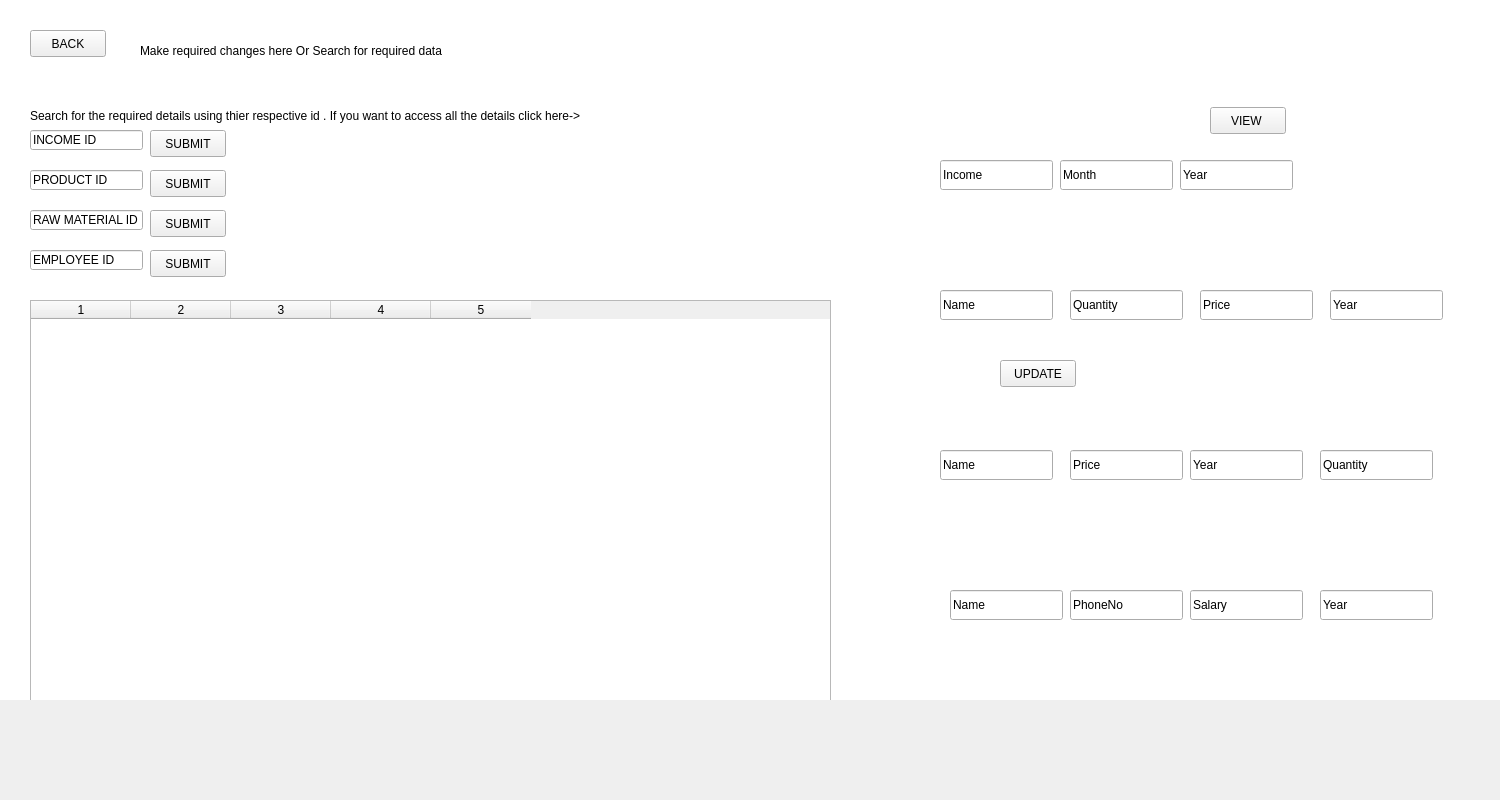
<?xml version="1.0" encoding="UTF-8"?>
<ui version="4.0">
 <class>Form</class>
 <widget class="QWidget" name="Form">
  <property name="geometry">
   <rect>
    <x>0</x>
    <y>0</y>
    <width>1500</width>
    <height>800</height>
   </rect>
  </property>
  <property name="windowTitle">
   <string>Form</string>
  </property>
  <widget class="QFrame" name="frame">
   <property name="geometry">
    <rect>
     <x>0</x>
     <y>0</y>
     <width>1501</width>
     <height>700</height>
    </rect>
   </property>
   <property name="frameShape">
    <enum>QFrame::StyledPanel</enum>
   </property>
   <property name="frameShadow">
    <enum>QFrame::Raised</enum>
   </property>
   <widget class="QLabel" name="bg">
    <property name="geometry">
     <rect>
      <x>0</x>
      <y>0</y>
      <width>1500</width>
      <height>800</height>
     </rect>
    </property>
    <property name="styleSheet">
     <string notr="true">
background-color: rgb(255, 255, 255);</string>
    </property>
    <property name="text">
     <string/>
    </property>
   </widget>
   <widget class="QLineEdit" name="insearch">
    <property name="geometry">
     <rect>
      <x>30</x>
      <y>130</y>
      <width>113</width>
      <height>20</height>
     </rect>
    </property>
    <property name="styleSheet">
     <string notr="true">border-bottom-color: rgb(0, 0, 0);</string>
    </property>
    <property name="text">
     <string>INCOME ID</string>
    </property>
   </widget>
   <widget class="QLineEdit" name="prodsearch">
    <property name="geometry">
     <rect>
      <x>30</x>
      <y>170</y>
      <width>113</width>
      <height>20</height>
     </rect>
    </property>
    <property name="text">
     <string>PRODUCT ID</string>
    </property>
   </widget>
   <widget class="QLineEdit" name="rawsearch">
    <property name="geometry">
     <rect>
      <x>30</x>
      <y>210</y>
      <width>113</width>
      <height>20</height>
     </rect>
    </property>
    <property name="text">
     <string>RAW MATERIAL ID</string>
    </property>
   </widget>
   <widget class="QLineEdit" name="empsearch">
    <property name="geometry">
     <rect>
      <x>30</x>
      <y>250</y>
      <width>113</width>
      <height>20</height>
     </rect>
    </property>
    <property name="text">
     <string>EMPLOYEE ID</string>
    </property>
   </widget>
   <widget class="QLabel" name="bg1l">
    <property name="geometry">
     <rect>
      <x>380</x>
      <y>10</y>
      <width>1501</width>
      <height>800</height>
     </rect>
    </property>
    <property name="styleSheet">
     <string notr="true">border-image: url(update.jpg);</string>
    </property>
    <property name="text">
     <string/>
    </property>
   </widget>
   <widget class="QLabel" name="maintitle">
    <property name="geometry">
     <rect>
      <x>140</x>
      <y>10</y>
      <width>631</width>
      <height>81</height>
     </rect>
    </property>
    <property name="styleSheet">
     <string notr="true">font: 20pt &quot;Algerian&quot;;</string>
    </property>
    <property name="text">
     <string>Make required changes here Or Search for required data</string>
    </property>
   </widget>
   <widget class="QTableWidget" name="tables">
    <property name="geometry">
     <rect>
      <x>30</x>
      <y>300</y>
      <width>801</width>
      <height>501</height>
     </rect>
    </property>
    <column>
     <property name="text">
      <string>1</string>
     </property>
    </column>
    <column>
     <property name="text">
      <string>2</string>
     </property>
    </column>
    <column>
     <property name="text">
      <string>3</string>
     </property>
    </column>
    <column>
     <property name="text">
      <string>4</string>
     </property>
    </column>
    <column>
     <property name="text">
      <string>5</string>
     </property>
    </column>
   </widget>
   <widget class="QLabel" name="subtitle">
    <property name="geometry">
     <rect>
      <x>30</x>
      <y>100</y>
      <width>1331</width>
      <height>31</height>
     </rect>
    </property>
    <property name="styleSheet">
     <string notr="true">font: 10pt &quot;Algerian&quot;;</string>
    </property>
    <property name="text">
     <string>Search for the required details using thier respective id . If you want to access all the details click here-&gt; </string>
    </property>
   </widget>
   
   <widget class="QPushButton" name="back">
    <property name="geometry">
     <rect>
      <x>30</x>
      <y>30</y>
      <width>76</width>
      <height>27</height>
     </rect>
    </property>
    <property name="text">
     <string>BACK</string>
    </property>
   </widget>
   <widget class="QPushButton" name="view">
    <property name="geometry">
     <rect>
      <x>1210</x>
      <y>107</y>
      <width>76</width>
      <height>27</height>
     </rect>
    </property>
    <property name="text">
     <string>VIEW </string>
    </property>
   </widget>
   <widget class="QLineEdit" name="in">
    <property name="geometry">
     <rect>
      <x>940</x>
      <y>160</y>
      <width>113</width>
      <height>30</height>
     </rect>
    </property>
    <property name="text">
     <string>Income</string>
    </property>
   </widget>
   <widget class="QLineEdit" name="inmnth">
    <property name="geometry">
     <rect>
      <x>1060</x>
      <y>160</y>
      <width>113</width>
      <height>30</height>
     </rect>
    </property>
    <property name="text">
     <string>Month</string>
    </property>
   </widget>
   <widget class="QLineEdit" name="inyr">
    <property name="geometry">
     <rect>
      <x>1180</x>
      <y>160</y>
      <width>113</width>
      <height>30</height>
     </rect>
    </property>
    <property name="text">
     <string>Year</string>
    </property>
   </widget>
   <widget class="QLineEdit" name="prodname">
    <property name="geometry">
     <rect>
      <x>940</x>
      <y>290</y>
      <width>113</width>
      <height>30</height>
     </rect>
    </property>
    <property name="text">
     <string>Name</string>
    </property>
   </widget>
   <widget class="QLineEdit" name="prodquan">
    <property name="geometry">
     <rect>
      <x>1070</x>
      <y>290</y>
      <width>113</width>
      <height>30</height>
     </rect>
    </property>
    <property name="text">
     <string>Quantity</string>
    </property>
   </widget>
   <widget class="QLineEdit" name="prodprice">
    <property name="geometry">
     <rect>
      <x>1200</x>
      <y>290</y>
      <width>113</width>
      <height>30</height>
     </rect>
    </property>
    <property name="text">
     <string>Price</string>
    </property>
   </widget>
   <widget class="QLineEdit" name="prodyr">
    <property name="geometry">
     <rect>
      <x>1330</x>
      <y>290</y>
      <width>113</width>
      <height>30</height>
     </rect>
    </property>
    <property name="text">
     <string>Year</string>
    </property>
   </widget>
   <widget class="QLineEdit" name="rawname">
    <property name="geometry">
     <rect>
      <x>940</x>
      <y>450</y>
      <width>113</width>
      <height>30</height>
     </rect>
    </property>
    <property name="text">
     <string>Name</string>
    </property>
   </widget>
   <widget class="QLineEdit" name="rawprice">
    <property name="geometry">
     <rect>
      <x>1070</x>
      <y>450</y>
      <width>113</width>
      <height>30</height>
     </rect>
    </property>
    <property name="text">
     <string>Price</string>
    </property>
   </widget>
   <widget class="QLineEdit" name="rawyr">
    <property name="geometry">
     <rect>
      <x>1190</x>
      <y>450</y>
      <width>113</width>
      <height>30</height>
     </rect>
    </property>
    <property name="text">
     <string>Year</string>
    </property>
   </widget>
   <widget class="QLineEdit" name="rawquan">
    <property name="geometry">
     <rect>
      <x>1320</x>
      <y>450</y>
      <width>113</width>
      <height>30</height>
     </rect>
    </property>
    <property name="text">
     <string>Quantity</string>
    </property>
   </widget>
   <widget class="QLineEdit" name="empname">
    <property name="geometry">
     <rect>
      <x>950</x>
      <y>590</y>
      <width>113</width>
      <height>30</height>
     </rect>
    </property>
    <property name="text">
     <string>Name</string>
    </property>
   </widget>
   <widget class="QLineEdit" name="empph">
    <property name="geometry">
     <rect>
      <x>1070</x>
      <y>590</y>
      <width>113</width>
      <height>30</height>
     </rect>
    </property>
    <property name="text">
     <string>PhoneNo</string>
    </property>
   </widget>
   <widget class="QLineEdit" name="empsal">
    <property name="geometry">
     <rect>
      <x>1190</x>
      <y>590</y>
      <width>113</width>
      <height>30</height>
     </rect>
    </property>
    <property name="text">
     <string>Salary</string>
    </property>
   </widget>
   <widget class="QLineEdit" name="empyr">
    <property name="geometry">
     <rect>
      <x>1320</x>
      <y>590</y>
      <width>113</width>
      <height>30</height>
     </rect>
    </property>
    <property name="text">
     <string>Year</string>
    </property>
   </widget>
   <widget class="QPushButton" name="rawsub">
    <property name="geometry">
     <rect>
      <x>150</x>
      <y>210</y>
      <width>76</width>
      <height>27</height>
     </rect>
    </property>
    <property name="text">
     <string>SUBMIT</string>
    </property>
   </widget>
   <widget class="QPushButton" name="prodsub">
    <property name="geometry">
     <rect>
      <x>150</x>
      <y>170</y>
      <width>76</width>
      <height>27</height>
     </rect>
    </property>
    <property name="text">
     <string>SUBMIT</string>
    </property>
   </widget>
   <widget class="QPushButton" name="insub">
    <property name="geometry">
     <rect>
      <x>150</x>
      <y>130</y>
      <width>76</width>
      <height>27</height>
     </rect>
    </property>
    <property name="text">
     <string>SUBMIT</string>
    </property>
   </widget>
   <widget class="QPushButton" name="empsub">
    <property name="geometry">
     <rect>
      <x>150</x>
      <y>250</y>
      <width>76</width>
      <height>27</height>
     </rect>
    </property>
    <property name="text">
     <string>SUBMIT</string>
    </property>
   </widget>
   <widget class="QPushButton" name="produpdate">
    <property name="geometry">
     <rect>
      <x>1000</x>
      <y>360</y>
      <width>76</width>
      <height>27</height>
     </rect>
    </property>
    <property name="text">
     <string>UPDATE</string>
    </property>
   </widget>
  </widget>
 </widget>
 <resources>
  <include location="resup.qrc"/>
 </resources>
 <connections/>
</ui>
